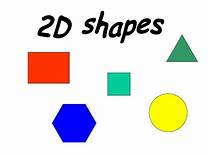
#> input picture photos/shapes.jpg, 208 x 156 px, found by its file name
$ python shapedetection.py
#> lines starting #> are read from the running program, lines starting #| are printed output that depends on the picture; after the words box and inside, x2 and y2 are one past the last pixel; in counts of white or black regions, pixels touching at a corner belong together
import cv2 as cv
import numpy as np
def getContours(img):
    contours,hierarchy=cv.findContours(img,cv.RETR_EXTERNAL,cv.CHAIN_APPROX_NONE)
    for cnt in contours:
        area=cv.contourArea(cnt)
        if area > 300:
            cv.drawContours(imgcontour,cnt,-1,(0,255,0),1)
            #print(area)
            parameter=cv.arcLength(cnt,True)
            #print(parameter)
            approx=cv.approxPolyDP(cnt,0.03*parameter,True)
            print(len(approx))
            objcont=len(approx)
            x,y,w,h=cv.boundingRect(approx)
            if objcont ==3: objecttype='tri'
            elif objcont ==4:
                aspratio=w/float(h)
                if aspratio >0.95 and aspratio<1.05:
                    objecttype='sqr'
                else:
                    objecttype='rec'
            elif objcont ==6: objecttype='hex'
            elif objcont >6: objecttype='cir'
            else: objecttype='none'
            cv.rectangle(imgcontour,(x,y),(x+w,y+h),(255,0,0),1)
            cv.putText(imgcontour,objecttype,(x+(w//2)-10,y+(h//2)-10),cv.FONT_HERSHEY_COMPLEX,0.5,(0,255,0),1)


img=cv.imread('photos\shapes.jpg')
#> img is the input picture: shape (156, 208, 3); mean B, G, R 219.7, 222.3, 225.8
imgG=cv.cvtColor(img,cv.COLOR_BGR2GRAY)
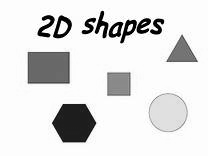
#> imgG: shape (156, 208); min 0, max 255, mean 223.1
imgB=cv.GaussianBlur(imgG,(7,7),1)
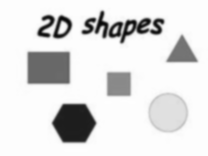
#> imgB: shape (156, 208); min 6, max 254, mean 223.1
imgC=cv.Canny(imgB,50,50)
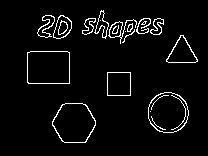
#> imgC: shape (156, 208); 4.5% white in thin lines or dots, all inside (x1, y1, x2, y2) = (27, 10, 198, 143)
imgcontour=img.copy()
cv.imshow('img',img)
cv.imshow('gray',imgG)
cv.imshow('blur',imgB)
cv.imshow('blur',imgC)

getContours(imgC)
#> in getContours, `contours,hierarchy=cv.findContours(img,cv.RETR_EXTERNAL,cv.CHAIN_APPRO..`: contours = 16 contours, 4 with area under 20; largest, box (x1, y1, x2, y2) and area: (27, 51, 70, 84) 1340, (52, 103, 96, 143) 1312, (148, 92, 189, 133) 1284, (107, 72, 131, 96) 529, (166, 35, 198, 63) 482
#> the loop in getContours, `for cnt in contours:` made 16 passes
#> (area, parameter, approx, objcont, x, y, w, h) on passes 3 to 4: (529, 92, [[107, 72], [107, 95], [130, 95], [130, 72]], 4, 107, 72, 24, 24), (1339.5, 146.2, [[27, 52], [28, 83], [69, 83], [69, 52]], 4, 27, 52, 43, 32)
#> (area, parameter, approx, objcont, x, y, w, h) on pass 5: (482, 98.43, [[180, 35], [166, 61], [197, 61]], 3, 166, 35, 32, 27)
#| 6
#| 8
#| 4
#| 4
#| 3
#> after the loop in getContours, `for cnt in contours:`:
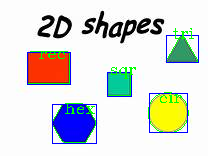
#> imgcontour: shape (156, 208, 3); 4.36% of pixels changed, all inside (x1, y1, x2, y2) = (27, 28, 199, 144)
cv.imshow('countors',imgcontour)
cv.waitKey(0)
